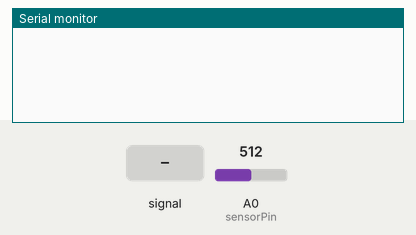
A sketch run on a simulated Arduino Uno, built with avr-gcc and run on an emulated ATmega328P. On the bench: the last lines printed to the serial monitor. The inputs (shaded band) are chosen by the test bench; at power-on: A0 (sensorPin) = 512.

Above: at 1.2 s.
1.3 s: A0 (sensorPin) fed a 200 Hz sine of ±81 counts around its level
At 2.1 s:
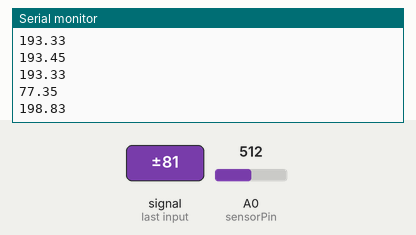
2.8 s: A0 (sensorPin) set to 716
At 3.5 s:
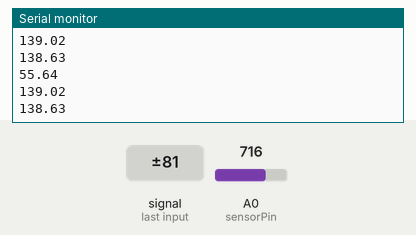
4.3 s: A0 (sensorPin) fed a 1000 Hz sine of ±255 counts around its level
5.8 s: A0 (sensorPin) set to 900
At 7.1 s:
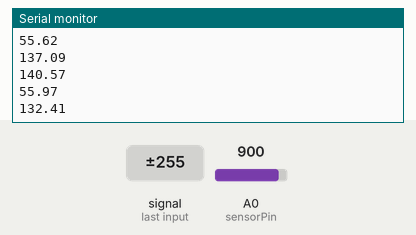
Timing chart, 0 to 8.3 s (numbered marks = the images above; inputs shaded):
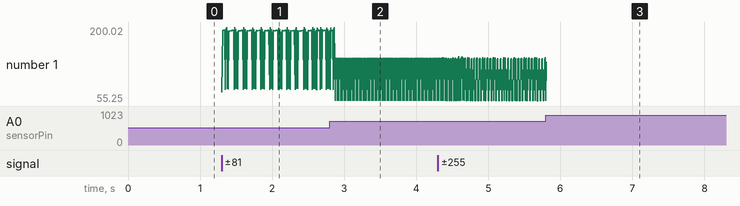

The sketch:

heart-beat-track.ino
```cpp
#define samp_siz 4
#define rise_threshold 4
int sensorPin = 0;

float reads[samp_siz];
float sum = 0;
int ptr = 0;

long last_beat = 0;

void setup() {
  Serial.begin(9600);
}

void loop() {
  // Take a series of 20 readings from the pulse sensor and average them.
  float reader = 0;
  for (int i = 0; i < 20; i++) {
    reader += analogRead(sensorPin);
  }
  reader /= 20;

  // Update the buffer of readings and calculate the average reading.
  sum -= reads[ptr];
  sum += reader;
  reads[ptr] = reader;
  float last = sum / samp_siz;

  // Detect a beat and calculate the heart rate.
  if (last > reads[ptr - 1]) {
    long now = millis();
    long first = now - last_beat;
    last_beat = now;

    float print_value = 60000. / (0.4 * first + 0.3 * reads[ptr - 1] + 0.3 * reads[ptr - 2]);
    Serial.println(print_value);
  }

  // Increment the pointer and wrap it around if necessary.
  ptr++;
  if (ptr >= samp_siz) {
    ptr = 0;
  }
}
```

Measured:
- after the input at 1.3 s, the serial monitor: prints a new line at once (image 1)
